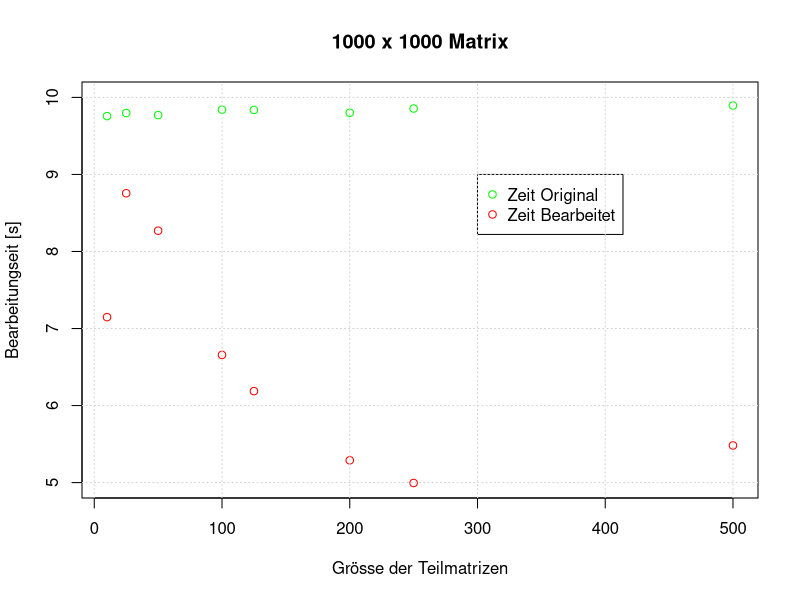
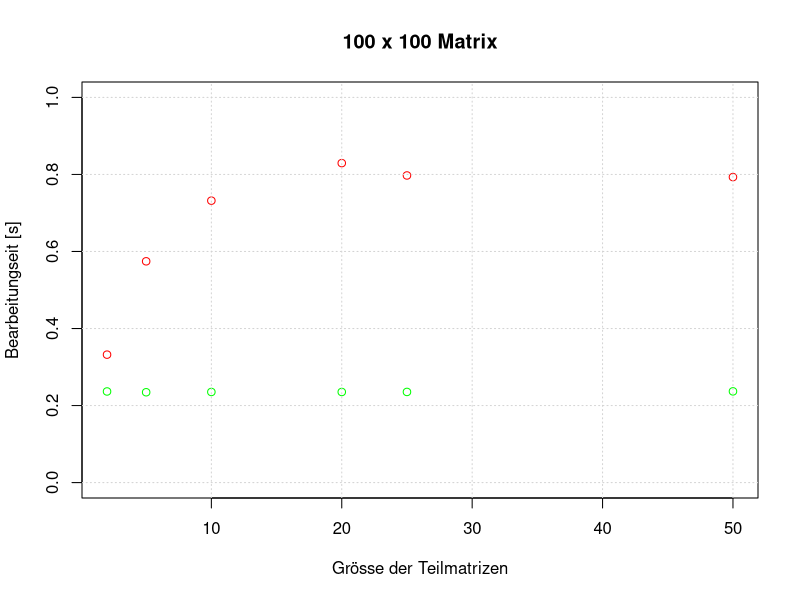
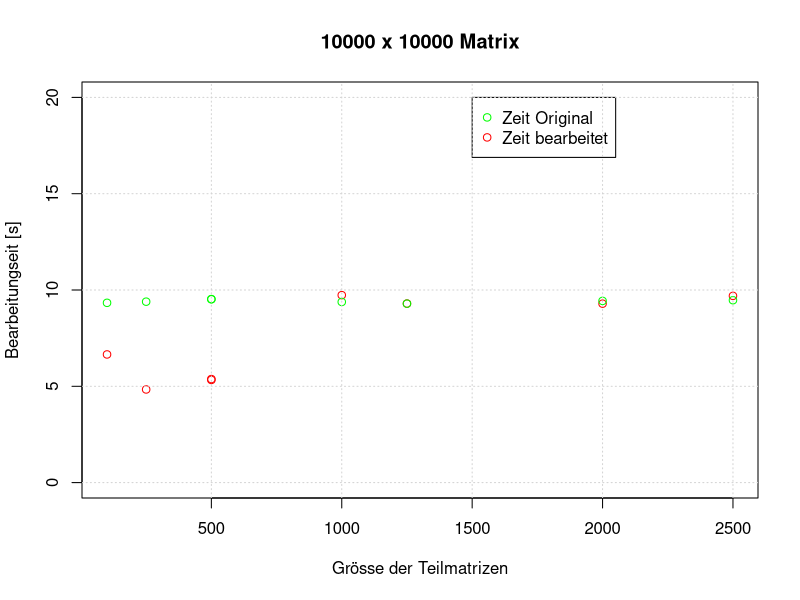

The R source for these figures, in order:
A <- read.csv("TeilmatrixGroesse1000.csv")
B <- read.csv("ZeitTeil1000.csv")
C <- read.csv("ZeitOriginal1000.csv")

pdf("PC1000.pdf")
plot(B$b ~ A$a,  col = "red",
		xlab = "Grösse der Teilmatrizen",
		ylab = "Bearbeitungseit [s]",
		main = "1000 x 1000 Matrix",
		ylim=c(5,10))
		points(C$c ~ A$a,col="green")
		
		legend(300 , 9, c("Zeit Original", "Zeit Bearbeitet"),
		col=c("green", "red"),pch = c(1,1))

grid()
graphics.off()

A <- read.csv("TeilmatrixGroesse100.csv")
B <- read.csv("ZeitTeil100.csv")
C <- read.csv("ZeitOriginal100.csv")

pdf("PC100.pdf")

plot(B$b ~ A$a,  col = "red",
		xlab = "Grösse der Teilmatrizen",
		ylab = "Bearbeitungseit [s]",
		main = "100 x 100 Matrix",
		ylim=c(0,1))
		points(C$c ~ A$a,col="green")
		
		legend(300 , 9, c("Zeit Original", "Zeit Bearbeitet"),
		col=c("green", "red"),pch = c(1,1))

grid()
graphics.off()

# plots für 10000x10000 ylim= muss noch angepasst werden

 A <- read.csv("TeilmatrixGroesse10000.csv")
 B <- read.csv("ZeitTeil10000.csv")
 C <- read.csv("ZeitOriginal10000.csv")

 pdf("PC10000.pdf")

 plot(B$b ~ A$a,  col = "red",
		 xlab = "Grösse der Teilmatrizen",
		 ylab = "Bearbeitungseit [s]",
		 main = "10000 x 10000 Matrix",
		 ylim=c(0,20))
		 points(C$c ~ A$a,col="green")
		
		 legend(1500 , 20, c("Zeit Original", "Zeit bearbeitet"),
		 col=c("green", "red"),pch = c(1,1))

 grid()
 graphics.off()


